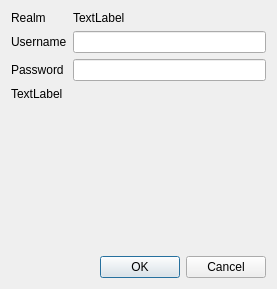
<?xml version="1.0" encoding="UTF-8"?>
<ui version="4.0">
 <class>CredentialDialog</class>
 <widget class="QDialog" name="CredentialDialog">
  <property name="geometry">
   <rect>
    <x>0</x>
    <y>0</y>
    <width>277</width>
    <height>289</height>
   </rect>
  </property>
  <property name="windowTitle">
   <string>Enter Credentials</string>
  </property>
  <layout class="QFormLayout" name="formLayout">
   <property name="fieldGrowthPolicy">
    <enum>QFormLayout::ExpandingFieldsGrow</enum>
   </property>
   <item row="3" column="0" colspan="2">
    <widget class="QDialogButtonBox" name="buttonBox">
     <property name="orientation">
      <enum>Qt::Horizontal</enum>
     </property>
     <property name="standardButtons">
      <set>QDialogButtonBox::Cancel|QDialogButtonBox::Ok</set>
     </property>
    </widget>
   </item>
   <item row="1" column="0" colspan="2">
    <widget class="QStackedWidget" name="stackedWidget">
     <property name="currentIndex">
      <number>0</number>
     </property>
     <widget class="QWidget" name="page">
      <layout class="QFormLayout" name="formLayout_2">
       <property name="fieldGrowthPolicy">
        <enum>QFormLayout::ExpandingFieldsGrow</enum>
       </property>
       <property name="leftMargin">
        <number>0</number>
       </property>
       <property name="topMargin">
        <number>0</number>
       </property>
       <property name="rightMargin">
        <number>0</number>
       </property>
       <property name="bottomMargin">
        <number>0</number>
       </property>
       <item row="0" column="0">
        <widget class="QLabel" name="label_3">
         <property name="text">
          <string>Realm</string>
         </property>
        </widget>
       </item>
       <item row="0" column="1">
        <widget class="QLabel" name="labelRealm">
         <property name="text">
          <string>TextLabel</string>
         </property>
        </widget>
       </item>
       <item row="1" column="0">
        <widget class="QLabel" name="label">
         <property name="text">
          <string>Username</string>
         </property>
        </widget>
       </item>
       <item row="1" column="1">
        <widget class="QLineEdit" name="leUsername"/>
       </item>
       <item row="2" column="0">
        <widget class="QLabel" name="label_2">
         <property name="text">
          <string>Password</string>
         </property>
        </widget>
       </item>
       <item row="2" column="1">
        <widget class="QLineEdit" name="lePassword">
         <property name="echoMode">
          <enum>QLineEdit::Password</enum>
         </property>
        </widget>
       </item>
       <item row="3" column="0" colspan="2">
        <widget class="QLabel" name="labelMessage">
         <property name="text">
          <string>TextLabel</string>
         </property>
        </widget>
       </item>
      </layout>
     </widget>
     <widget class="QWidget" name="page_2">
      <layout class="QVBoxLayout" name="verticalLayout">
       <property name="leftMargin">
        <number>0</number>
       </property>
       <property name="topMargin">
        <number>0</number>
       </property>
       <property name="rightMargin">
        <number>0</number>
       </property>
       <property name="bottomMargin">
        <number>0</number>
       </property>
       <item>
        <widget class="QLabel" name="lblPasswordTitle">
         <property name="styleSheet">
          <string notr="true">QLabel{ font-weight: bold; }s</string>
         </property>
         <property name="text">
          <string/>
         </property>
        </widget>
       </item>
       <item>
        <layout class="QGridLayout" name="gridLayout">
         <item row="0" column="0">
          <widget class="QLineEdit" name="leMasterPass">
           <property name="echoMode">
            <enum>QLineEdit::Password</enum>
           </property>
          </widget>
         </item>
         <item row="0" column="1">
          <widget class="QCheckBox" name="chkMasterPassShow">
           <property name="sizePolicy">
            <sizepolicy hsizetype="Maximum" vsizetype="Fixed">
             <horstretch>0</horstretch>
             <verstretch>0</verstretch>
            </sizepolicy>
           </property>
           <property name="text">
            <string>Show</string>
           </property>
          </widget>
         </item>
         <item row="1" column="0">
          <widget class="QLineEdit" name="leMasterPassVerify">
           <property name="echoMode">
            <enum>QLineEdit::Password</enum>
           </property>
           <property name="placeholderText">
            <string>Verify password</string>
           </property>
          </widget>
         </item>
        </layout>
       </item>
       <item>
        <widget class="QLabel" name="lblDontForget">
         <property name="styleSheet">
          <string notr="true">QLabel {
color: rgb(128, 128, 128);
font-weight: bold;
}</string>
         </property>
         <property name="text">
          <string>Do not forget it:  NOT retrievable!</string>
         </property>
         <property name="wordWrap">
          <bool>true</bool>
         </property>
        </widget>
       </item>
       <item>
        <widget class="QLabel" name="lblSavedForSession">
         <property name="styleSheet">
          <string notr="true">QLabel {
color: rgb(128, 128, 128);
font-style: italic;
}</string>
         </property>
         <property name="text">
          <string>Saved for session, until app is quit.</string>
         </property>
         <property name="wordWrap">
          <bool>true</bool>
         </property>
        </widget>
       </item>
       <item>
        <widget class="QGroupBox" name="grpbxPassAttempts">
         <property name="title">
          <string>Password attempts: #</string>
         </property>
         <layout class="QVBoxLayout" name="verticalLayout_2">
          <property name="leftMargin">
           <number>6</number>
          </property>
          <property name="topMargin">
           <number>6</number>
          </property>
          <property name="rightMargin">
           <number>6</number>
          </property>
          <property name="bottomMargin">
           <number>6</number>
          </property>
          <item>
           <widget class="QCheckBox" name="chkbxEraseAuthDb">
            <property name="text">
             <string>Erase authentication database?</string>
            </property>
           </widget>
          </item>
         </layout>
        </widget>
       </item>
      </layout>
     </widget>
    </widget>
   </item>
  </layout>
 </widget>
 <resources/>
 <connections>
  <connection>
   <sender>buttonBox</sender>
   <signal>accepted()</signal>
   <receiver>CredentialDialog</receiver>
   <slot>accept()</slot>
   <hints>
    <hint type="sourcelabel">
     <x>248</x>
     <y>254</y>
    </hint>
    <hint type="destinationlabel">
     <x>157</x>
     <y>274</y>
    </hint>
   </hints>
  </connection>
  <connection>
   <sender>buttonBox</sender>
   <signal>rejected()</signal>
   <receiver>CredentialDialog</receiver>
   <slot>reject()</slot>
   <hints>
    <hint type="sourcelabel">
     <x>316</x>
     <y>260</y>
    </hint>
    <hint type="destinationlabel">
     <x>286</x>
     <y>274</y>
    </hint>
   </hints>
  </connection>
 </connections>
</ui>
